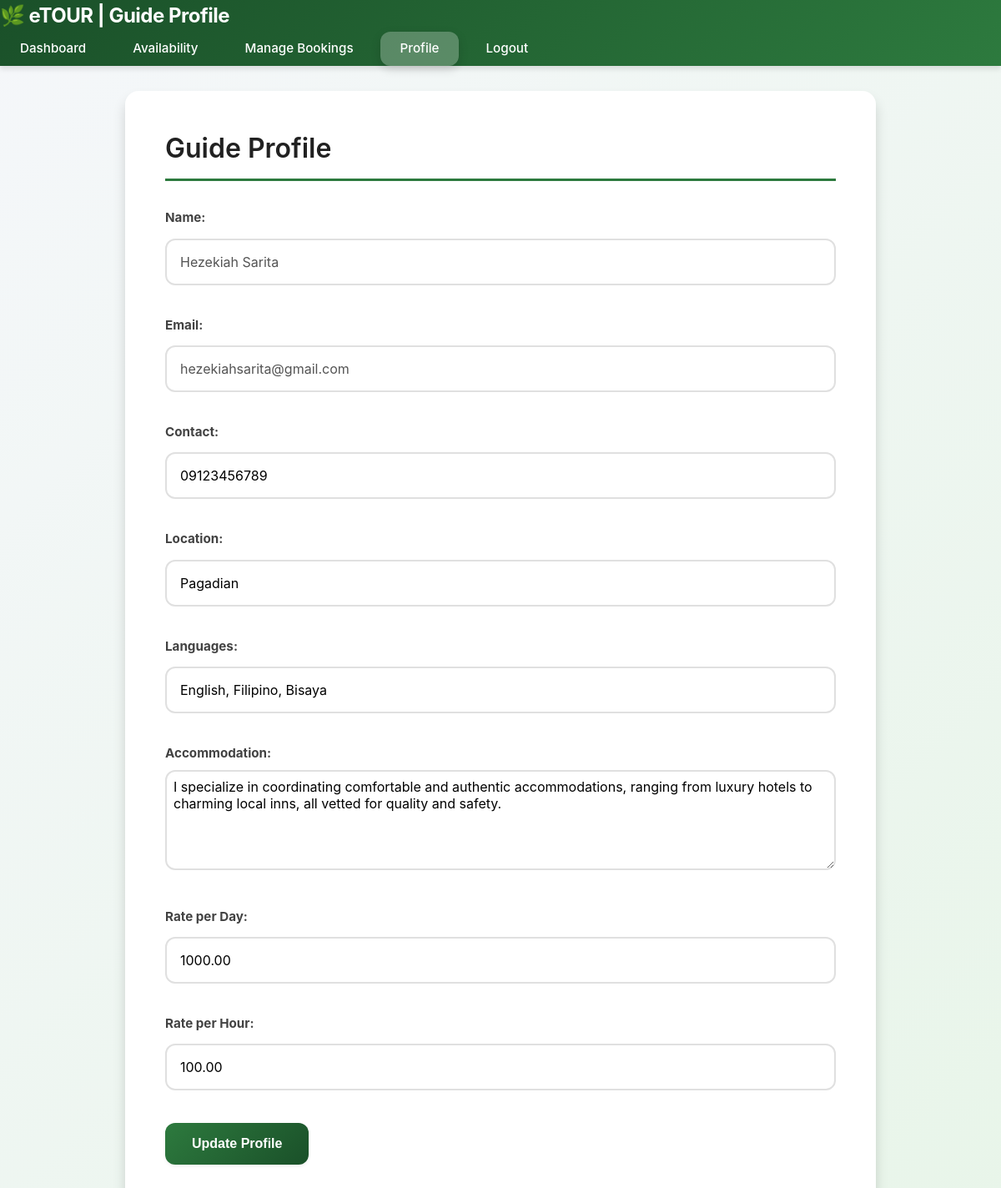
Screenshot of /guides/profile.php (signed in) with the database file from the repository.
### tables this page shows
CREATE TABLE `users` (
  `id` int(11) NOT NULL,
  `name` varchar(255) NOT NULL,
  `email` varchar(255) NOT NULL,
  `password` varchar(255) NOT NULL,
  `role` enum('user','guide','admin') NOT NULL DEFAULT 'user',
  `is_tourist_mode` tinyint(1) DEFAULT 0,
  `created_at` timestamp NOT NULL DEFAULT current_timestamp(),
  `verification_code` varchar(255) DEFAULT NULL,
  `is_verified` tinyint(1) DEFAULT 0,
  `reset_token` varchar(255) DEFAULT NULL,
  `reset_token_expiry` datetime DEFAULT NULL
);

CREATE TABLE `guides` (
  `id` int(11) NOT NULL,
  `user_id` int(11) NOT NULL,
  `contact` varchar(100) DEFAULT NULL,
  `location` varchar(255) DEFAULT NULL,
  `languages` varchar(255) DEFAULT NULL,
  `accommodation` text DEFAULT NULL,
  `rate_day` decimal(10,2) DEFAULT 0.00,
  `rate_hour` decimal(10,2) DEFAULT 0.00
);

### guides/profile.php (the view, shortened to what this page needs)
<?php
require_once "../includes/database.php";
$userId = (int)$_SESSION["user_id"];
$stmt = $pdo->prepare("SELECT * FROM guides WHERE user_id = ?");
$stmt->execute([$userId]);
$guide = $stmt->fetch(PDO::FETCH_ASSOC);
$userStmt = $pdo->prepare("SELECT name, email FROM users WHERE id = ?");
$userStmt->execute([$userId]);
$user = $userStmt->fetch(PDO::FETCH_ASSOC);
?>
<!DOCTYPE html>
<html lang="en">
<head>
<link rel="stylesheet" href="../style.css">
</head>
<body>
<header class="navbar">
    <div class="logo">🌿 eTOUR | Guide Profile</div>
    <div class="nav-links">
        <a href="dashboard.php">Dashboard</a>
        <a href="availability.php">Availability</a>
        <a href="manage_bookings.php">Manage Bookings</a>
        <a href="profile.php" class="active-link">Profile</a>
        <a href="../auth/logout.php">Logout</a>
    </div>
</header>
<div class="container">
    <h2>Guide Profile</h2>
    <form method="POST">
        <label><strong>Name:</strong></label>
        <input type="text" value="<?= htmlspecialchars($user["name"] ?? "") ?>" disabled>
        <label><strong>Email:</strong></label>
        <input type="email" value="<?= htmlspecialchars($user["email"] ?? "") ?>" disabled>
        <label><strong>Contact:</strong></label>
        <input type="text" name="contact" required
               value="<?= htmlspecialchars($guide["contact"] ?? "") ?>"
               placeholder="Enter your contact number">
        <label><strong>Location:</strong></label>
        <input type="text" name="location" required
               value="<?= htmlspecialchars($guide["location"] ?? "") ?>"
               placeholder="Enter your location">
        <label><strong>Languages:</strong></label>
        <input type="text" name="languages" required
               value="<?= htmlspecialchars($guide["languages"] ?? "") ?>"
               placeholder="e.g., English, Filipino">
        <label><strong>Accommodation:</strong></label>
        <textarea name="accommodation" required><?= htmlspecialchars($guide["accommodation"] ?? "") ?></textarea>
        <label><strong>Rate per Day:</strong></label>
        <input type="number" step="0.01" name="rate_day" required
               value="<?= htmlspecialchars($guide["rate_day"] ?? "") ?>">
        <label><strong>Rate per Hour:</strong></label>
        <input type="number" step="0.01" name="rate_hour" required
               value="<?= htmlspecialchars($guide["rate_hour"] ?? "") ?>">
        <button type="submit" name="update_profile" class="btn">Update Profile</button>
    </form>
</div>
</body>
</html>

### style.css (style rules this page uses)
* { margin: 0; padding: 0; box-sizing: border-box; }
body { font-family: -apple-system, BlinkMacSystemFont, 'Segoe UI', 'Roboto', 'Oxygen', 'Ubuntu', 'Cantarell', sans-serif; background: linear-gradient(135deg, #f5f7fa 0%, #e8f5e9 100%); color: var(--gray-900); line-height: 1.6; min-height: 100vh; -webkit-font-smoothing: antialiased; -moz-osx-font-smoothing: grayscale; }
.navbar { background: linear-gradient(135deg, var(--primary-dark) 0%, var(--primary) 100%); padding: 0; box-shadow: var(--shadow-md); position: sticky; top: 0; z-index: 1000; backdrop-filter: blur(10px); }
.logo { font-size: 1.5rem; font-weight: 700; color: var(--white); display: flex; align-items: center; gap: var(--space-sm); letter-spacing: -0.5px; }
.nav-links { display: flex; gap: var(--space-sm); align-items: center; flex-wrap: wrap; }
.nav-links a, .nav-links button { color: var(--white); text-decoration: none; padding: var(--space-sm) var(--space-lg); border-radius: var(--radius-md); transition: var(--transition); font-weight: 500; font-size: 0.95rem; background: transparent; border: none; cursor: pointer; position: relative; }
.nav-links a.active-link { background: rgba(255, 255, 255, 0.25); box-shadow: 0 4px 12px rgba(0, 0, 0, 0.15); }
.container { max-width: 1200px; margin: var(--space-2xl) auto; padding: var(--space-2xl); background: var(--white); border-radius: var(--radius-lg); box-shadow: var(--shadow-lg); }
h1, h2, h3, h4, h5, h6 { color: var(--gray-900); font-weight: 600; margin-bottom: var(--space-lg); line-height: 1.3; }
h2 { font-size: 2rem; padding-bottom: var(--space-md); border-bottom: 3px solid var(--primary); margin-bottom: var(--space-xl); }
.btn, button[type="submit"], input[type="submit"] { background: linear-gradient(135deg, var(--primary), var(--primary-dark)); color: var(--white); padding: var(--space-md) var(--space-xl); border: none; border-radius: var(--radius-md); font-weight: 600; font-size: 1rem; cursor: pointer; transition: var(--transition); box-shadow: var(--shadow-sm); display: inline-block; text-decoration: none; text-align: center; position: relative; overflow: hidden; }
.btn::before { content: ''; position: absolute; top: 0; left: -100%; width: 100%; height: 100%; background: linear-gradient(90deg, transparent, rgba(255,255,255,0.2), transparent); transition: var(--transition-slow); }
input[type="text"], input[type="email"], input[type="password"], input[type="number"], input[type="date"], input[type="time"], select, textarea { width: 100%; padding: var(--space-md); border: 2px solid var(--gray-300); border-radius: var(--radius-md); font-size: 1rem; transition: var(--transition); margin-top: var(--space-sm); margin-bottom: var(--space-lg); background: var(--white); font-family: inherit; }
label { font-weight: 600; color: var(--gray-800); display: block; margin-bottom: var(--space-xs); font-size: 0.95rem; }
textarea { resize: vertical; min-height: 120px; }

### guides/profile.php (style rules this page uses)
.container { max-width:900px; margin:30px auto; }
form label { font-weight:600; margin-top:12px; display:block; }
input, textarea { width:100%; padding:8px; margin-top:4px; }
textarea { height:80px; }
.btn { margin-top:15px; padding:10px 16px; }

### rows the page displays
users: name "Hezekiah Sarita", email "hezekiahsarita@gmail.com"
guides: contact "09123456789", location "Pagadian", languages "English, Filipino, Bisaya", accommodation "I specialize in coordinating comfortable and authentic accommodations, ranging from luxury hotels to charming local inns, all vetted for quality and safety.", rate_day "1000.00", rate_hour "100.00"
